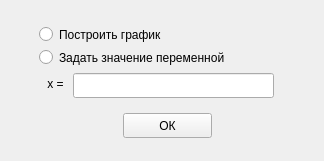
<?xml version="1.0" encoding="UTF-8"?>
<ui version="4.0">
 <class>Form</class>
 <widget class="QWidget" name="Form">
  <property name="geometry">
   <rect>
    <x>0</x>
    <y>0</y>
    <width>324</width>
    <height>161</height>
   </rect>
  </property>
  <property name="windowTitle">
   <string>Choose action</string>
  </property>
  <widget class="QRadioButton" name="radioButton_1">
   <property name="geometry">
    <rect>
     <x>39</x>
     <y>23</y>
     <width>171</width>
     <height>23</height>
    </rect>
   </property>
   <property name="text">
    <string>Построить график</string>
   </property>
  </widget>
  <widget class="QRadioButton" name="radioButton_2">
   <property name="geometry">
    <rect>
     <x>39</x>
     <y>46</y>
     <width>231</width>
     <height>23</height>
    </rect>
   </property>
   <property name="text">
    <string>Задать значение переменной</string>
   </property>
  </widget>
  <widget class="QLineEdit" name="def_x_display">
   <property name="geometry">
    <rect>
     <x>73</x>
     <y>73</y>
     <width>201</width>
     <height>25</height>
    </rect>
   </property>
  </widget>
  <widget class="QPushButton" name="pushButton_OK">
   <property name="geometry">
    <rect>
     <x>123</x>
     <y>113</y>
     <width>89</width>
     <height>25</height>
    </rect>
   </property>
   <property name="text">
    <string>ОК</string>
   </property>
  </widget>
  <widget class="QLabel" name="label">
   <property name="geometry">
    <rect>
     <x>16</x>
     <y>76</y>
     <width>51</width>
     <height>16</height>
    </rect>
   </property>
   <property name="text">
    <string>x = </string>
   </property>
   <property name="alignment">
    <set>Qt::AlignRight|Qt::AlignTrailing|Qt::AlignVCenter</set>
   </property>
  </widget>
 </widget>
 <resources/>
 <connections/>
</ui>
